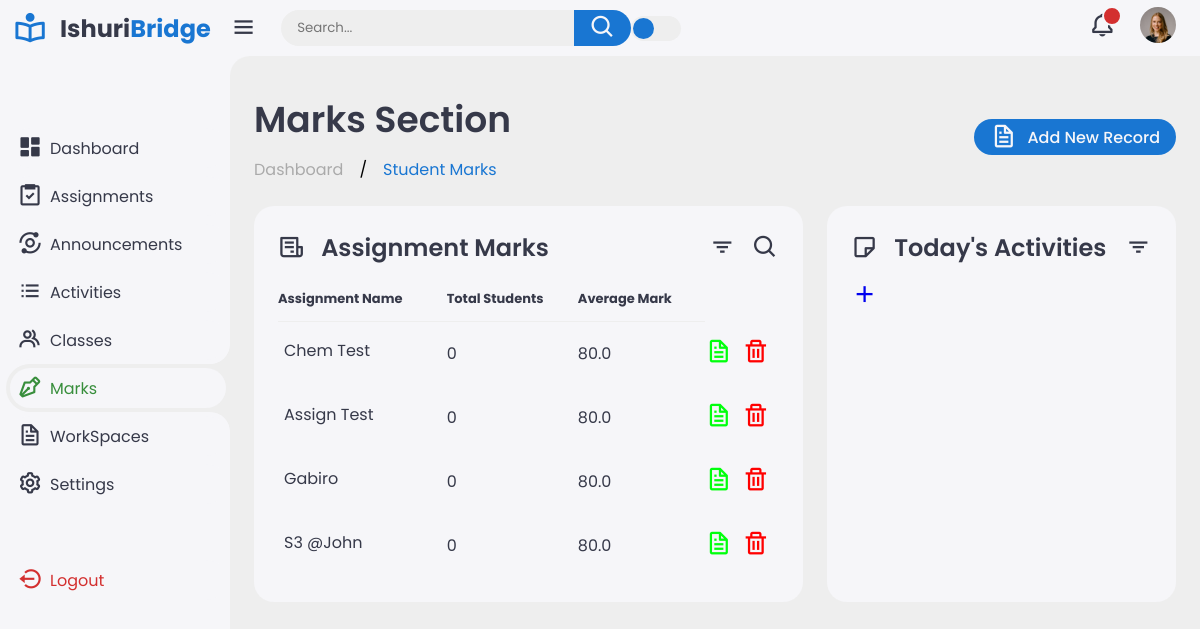
The app's page /all-marks/ (signed in), older data.
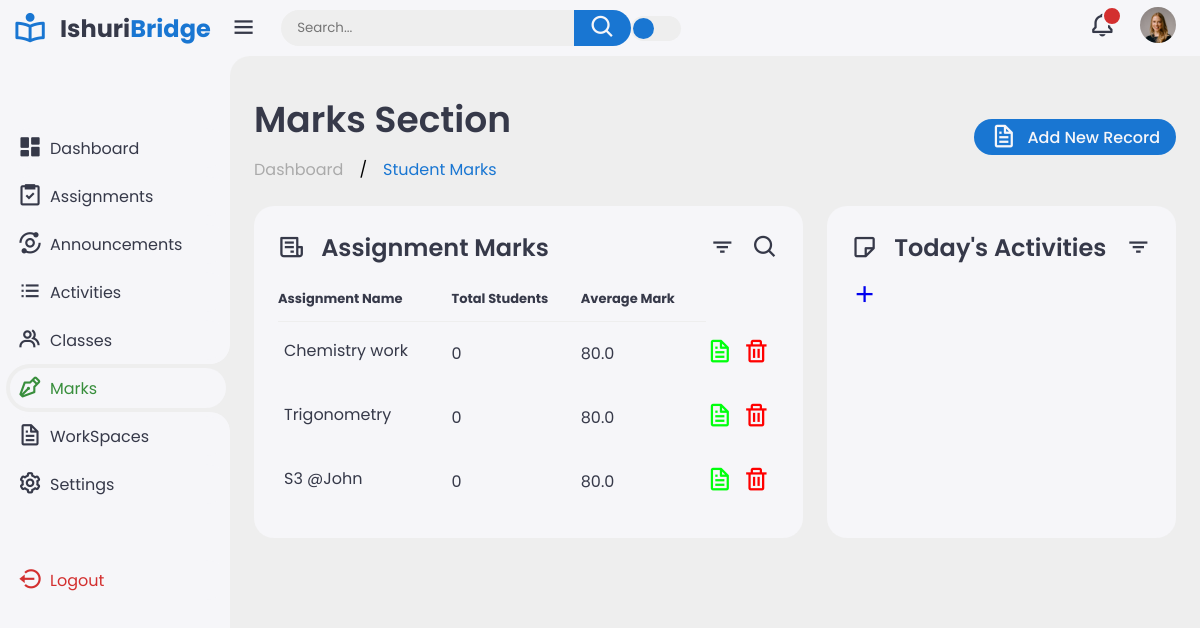
The same page, newer data.
### base/models.py (models this page shows, shortened)
class Assignment(models.Model):
    host = models.ForeignKey(Teacher, on_delete=models.CASCADE, null=True)
    name = models.CharField(max_length=200, null=True)
    description = models.TextField(null=True)
    assigned_class = models.IntegerField(null=True)
    submission_date = models.CharField(max_length=300, null=True)
    uploaded = models.DateTimeField(auto_now=True)
    submitted = models.CharField(max_length=50, default='False')
    class Meta:
        ordering = ['-uploaded']

### base/views.py (the view)
# urls.py: path('all-marks/', views.allMarks, name="all-marks"),
@login_required(login_url='login')
def allMarks(request):
    marks = Student.objects.filter(teacher=request.user)
    students = Student.objects.all()
    average_grade = 0
    assignments = Assignment.objects.filter(host=request.user)
    for assignment in assignments:
        students = Student.objects.filter(assignments__id=assignment.id)
        average_grade = Student.objects.aggregate(avg_grade=Avg('grade'))['avg_grade']
    context = {'marks': marks, 'average': average_grade, 'assignments': assignments, 'students': students}
    return render(request, 'html/view-marks.html', context)

### base/templates/html/view-marks.html (shortened to what this page needs)
{% extends 'main.html' %}
{% load static %}
{% block content %}
<div class="sidebar">
    <a href="#" class="logo">
        <i class='bx bx-book-reader'></i>
        <div class="logo-name"><span>Ishuri</span>Bridge</div>
    </a>
    <ul class="side-menu">
        <li><a href="{% url 'teacher' %}"><i class='bx bxs-dashboard'></i>Dashboard</a></li>
        <li><a href="{% url 'view-assignments' %}"><i class='bx bx-task'></i>Assignments</a></li>
        <li><a href="{% url 'announcements' %}"><i class='bx bx-analyse'></i>Announcements</a></li>
        <li><a href="{% url 'view-activities'%}"><i class='bx bx-list-ul'></i>Activities</a></li>
        <li><a href="{% url 'classes-view' %}"><i class='bx bx-group'></i>Classes</a></li>
        <li class="active"><a href="{% url 'all-marks' %}"><i class='bx bx-pen'></i>Marks</a></li>
        <li><a href="{% url 'workspace' %}"><i class='bx bx-file'></i>WorkSpaces</a></li>
        <li><a href="{% url 'user-profile' request.user.id%}"><i class='bx bx-cog'></i>Settings</a></li>
    </ul>
    <ul class="side-menu">
        <li>
            <a href="{% url 'logout' %}" class="logout">
                <i class='bx bx-log-out-circle'></i>
                Logout
            </a>
        </li>
    </ul>
</div>
<div class="content">
    <main>
        <div class="header">
            <div class="left">
                <h1>Marks Section</h1>
                <ul class="breadcrumb">
                    <li><a href="#">
                            Dashboard
                        </a></li>
                    /
                    <li><a href="#" class="active">Student Marks</a></li>
                </ul>
            </div>
            <a href="{% url 'add-marks' %}" class="report">
                <i class='bx bx-file'></i>
                <span>Add New Record</span>
            </a>
        </div>
        <div class="bottom-data">
            <div class="orders">
                <div class="header">
                    <i class='bx bx-receipt'></i>
                    <h3>Assignment Marks</h3>
                    <i class='bx bx-filter'></i>
                    <i class='bx bx-search'></i>
                </div>
                <div class="table-responsive">
                    <table class="table">
                        <thead>
                            <tr>
                                <th scope="col">Assignment Name</th>
                                <th scope="col">Total Students</th>
                                <th scope="col">Average Mark</th>
                            </tr>
                        </thead>
                        <tbody>
                            {% for assignment in assignments %}
                            <tr>
                                <td scope="row">{{assignment.name}}</td>
                                <td>{{students.count}}</td>
                                <td>{{average}}</td>
                                <td><a href="{% url 'students' assignment.id %}" style="color: rgb(0, 255, 13)"><i class='bx bx-file'></i></a></td>
                                <td><a href="{% url 'delete-all-marks' assignment.id %}" style="color: red"><i class='bx bx-trash'></i></a></td>
                            {% endfor %}
                        </tbody>
                    </table>
                </div>
            </div>
            <div class="reminders">
                <div class="header">
                    <i class='bx bx-note'></i>
                    <h3>Today's Activities</h3>
                    <i class='bx bx-filter'></i>
                    <a href="{% url 'create-event' %}"><i class='bx bx-plus'"></i></a>
                </div>
            </div>
        </div>
    </main>
</div>
{% endblock content %}

Row changes from the older to the newer data that the page shows:
no longer on this page (row edited): Assignment: name "Chem Test", count "0", average "80.0"
changed Assignment: name "Gabiro" → "Chemistry work"; moves up the list
changed Assignment: name "Assign Test" → "Trigonometry"
